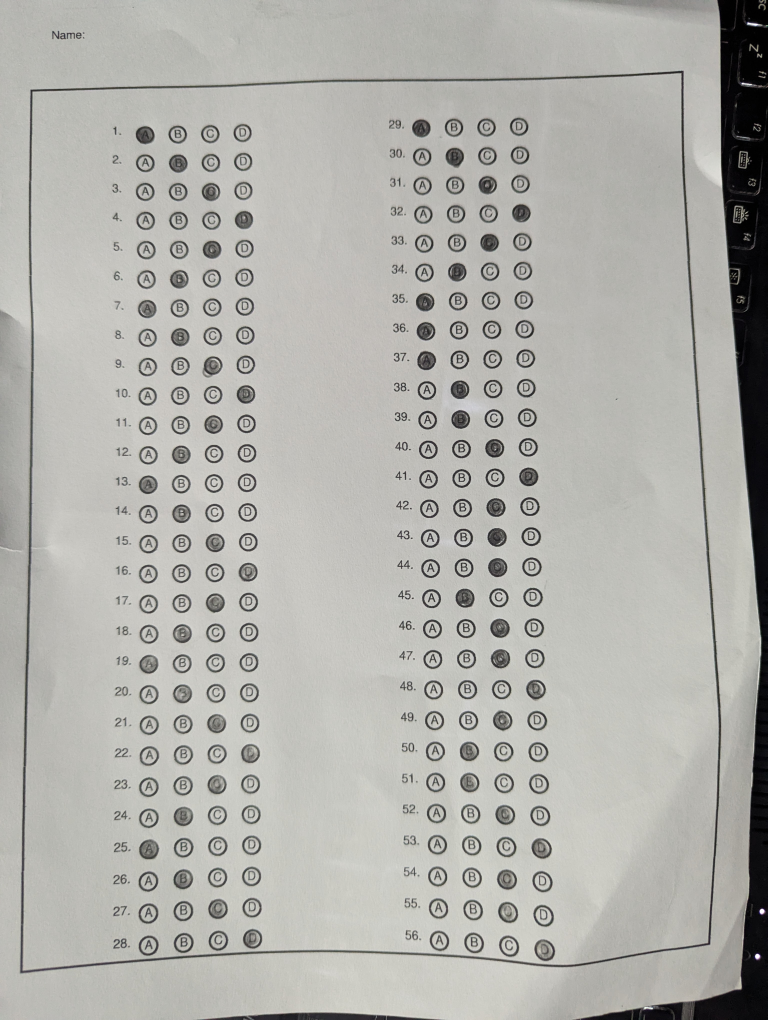
#> input picture OMR/img/2nd_sheet.jpg, 3072 x 4080 px (shown at 1/4 size)
$ python -i score.py   (imports and definitions only)
#> lines starting #> are read from the running program, lines starting #| are printed output that depends on the picture; after the words box and inside, x2 and y2 are one past the last pixel; in counts of white or black regions, pixels touching at a corner belong together

import sys

#sys.path.append("..")

from .transform import four_point_transform
import argparse
import numpy as np
import cv2
import imutils
from .test_grader import grader
from .scan import scanner
import pandas as pd
from firebase_admin import firestore


"""
def answer_keys():

    ans = {}
    df = pd.read_csv(r"D:\Python\PycharmProjects\OMR_PREP\pythonProject\OMR\answers.csv", header=None)

    df[0] = pd.to_numeric(df[0], errors='coerce').dropna().astype(int)
    df[1] = pd.to_numeric(df[1], errors='coerce').dropna().astype(int)
    df[2] = pd.to_numeric(df[2], errors='coerce').dropna().astype(int)

    print(df)
    for _, row in df.iterrows():
        page =  pd.to_numeric(row[0], errors='coerce')
        question =  pd.to_numeric(row[1], errors='coerce')
        answer =  pd.to_numeric(row[2], errors='coerce')
        print(page)

        # Ensure each question exists in the ans dictionary
        if question not in ans:
                ans[question] = {}

        # Add the answer-value pair for this question
        ans[page][question] = answer


    return ans
     """
""" 1:{56: 0, 57: 3, 58: 1, 59: 2, 60: 0, 61: 2, 62: 1, 63: 0, 64: 3, 65: 2, 66: 0, 67: 1,
    68: 2, 69: 3, 70: 1, 71: 2, 72: 0, 73: 3, 74: 1, 75: 2, 76: 0, 77: 3, 78: 1,
    79: 2, 80: 0, 81: 3, 82: 1, 83: 2, 84: 0, 85: 3, 86: 1, 87: 2, 88: 0, 89: 3,
    90: 1, 91: 2, 92: 0, 93: 3, 94: 1, 95: 2, 96: 0, 97: 3, 98: 1, 99: 2, 100: 0,
    101: 2, 102: 1, 103: 0, 104: 3, 105: 2, 106: 0, 107: 1, 108: 2, 109: 3, 110: 1,
    111: 2}"""
ANSWERS = {
    0:{0:0, 1: 2, 2: 1, 3: 0, 4: 3, 5: 2, 6: 0, 7: 1, 8: 2, 9: 3, 10: 1, 11: 2, 12: 0,
    13: 3, 14: 1, 15: 2, 16: 0, 17: 3, 18: 1, 19: 2, 20: 0, 21: 3, 22: 1, 23: 2,
    24: 0, 25: 3, 26: 1, 27: 2, 28: 0, 29: 3, 30: 1, 31: 2, 32: 0, 33: 3, 34: 1,
    35: 2, 36: 0, 37: 3, 38: 1, 39: 2, 40: 0, 41: 2, 42: 0, 43: 3, 44: 1, 45: 2,
    46: 0, 47: 3, 48: 0, 49: 3, 50: 1, 51: 2, 52: 0, 53: 3, 54: 1, 55: 2},

    }
# [1 line not run here, left out]
questions = 0
# [2 lines not run here, left out]


def preprocess(img):
    gray = cv2.cvtColor(img, cv2.COLOR_BGR2GRAY)
    gray = cv2.GaussianBlur(gray, (5,5), 0)
    edged = cv2.Canny(gray, 30, 65)


    cnts = cv2.findContours(edged.copy(), cv2.RETR_LIST, cv2.CHAIN_APPROX_SIMPLE)
    cnts = imutils.grab_contours(cnts)
    print(len(cnts))
    cnts = sorted(cnts, key=cv2.contourArea, reverse=True)[:1]

    CNTs = None

    for c in cnts:
        peri = cv2.approxPolyDP(c, 0.02 * cv2.arcLength(c, True), True)
        if len(peri) == 4:
            CNTs = peri
            break

    # Ensure we found a valid contour with exactly 4 points
    if CNTs is None:
        print("No suitable contour with 4 points found.")
        sys.exit(1)  # or handle it as needed

    #cv2.drawContours(s1, [peri], -1, (255, 0, 255), 2)
    sc = four_point_transform(img, CNTs.reshape(4,2))
    cv2.imshow("Edged", sc)
    cv2.waitKey(0)
    cv2.destroyAllWindows()
    return sc


# [7 lines of commented-out code are left out]
# [79 lines left out: function scorer, not called in this run]


#for app image

def scorer2(input_img):
#> called with input_img = '../../OMR/img/2nd_sheet.jpg'
    copy = cv2.imread(input_img)
#> copy is the input picture: shape (4080, 3072, 3); mean B, G, R 171.4, 176.4, 176.8
    processed_img = []
    image = cv2.imread(input_img)
    image = imutils.resize(image, height=650)
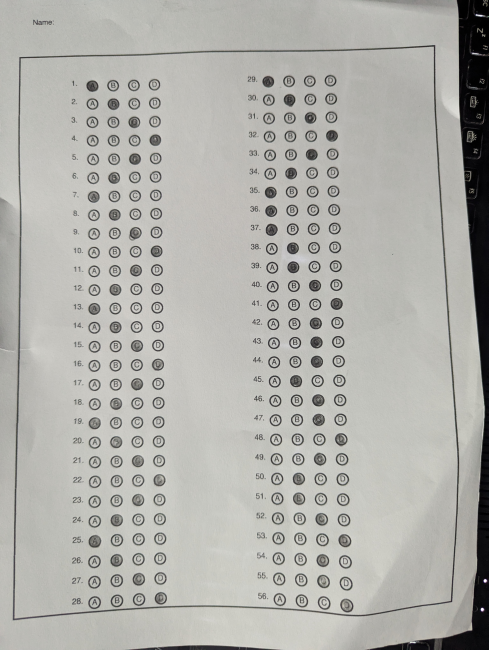
#> image: shape (650, 489, 3); mean B, G, R 171.4, 176.4, 176.8
    # [5 lines of commented-out code are left out]
    img1 = image[0:image.shape[0], 0:image.shape[1] // 2+5]
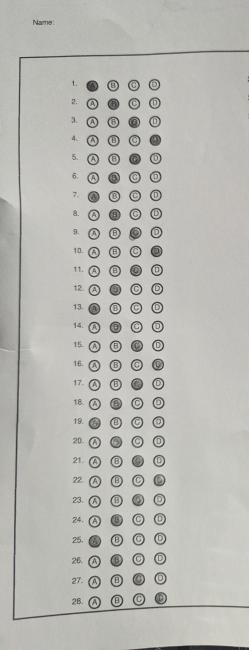
#> img1: shape (650, 249, 3); mean B, G, R 180.2, 185.3, 185.7
    img2 = image[0:image.shape[0], image.shape[1] // 2 :image.shape[1] ]
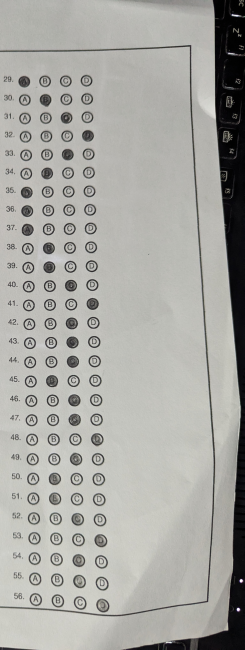
#> img2: shape (650, 245, 3); mean B, G, R 162.8, 167.6, 167.9
    cv2.imshow("img1", img1)
    cv2.waitKey(0)
    cv2.imshow("img2", img2)
    cv2.waitKey(0)

    processed_img.append(preprocess(img1))
#> in preprocess, `gray = cv2.GaussianBlur(gray, (5,5), 0)`:
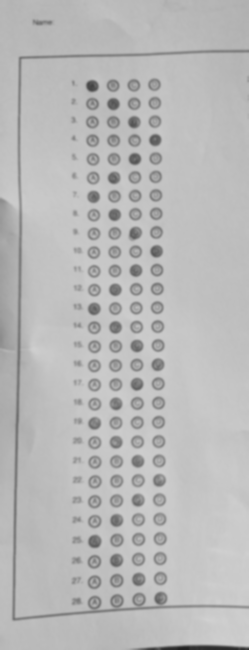
#> gray: shape (650, 249); min 32, max 208, mean 184.9
#> in preprocess, `edged = cv2.Canny(gray, 30, 65)`:
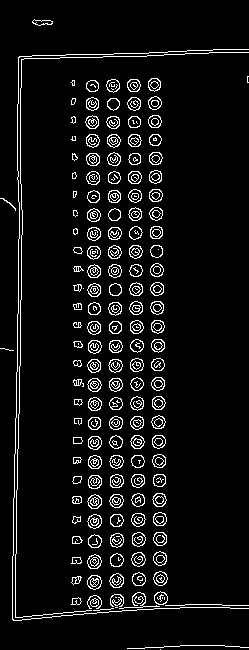
#> edged: shape (650, 249); 6.8% white in thin lines or dots
#> in preprocess, `cnts = cv2.findContours(edged.copy(), cv2.RETR_LIST, cv2.CHAIN_APPROX_..`: cnts = 519 contours, 144 with area under 20; largest, box (x1, y1, x2, y2) and area: (87, 575, 102, 590) 156, (109, 573, 124, 588) 153, (87, 554, 102, 569) 152, (87, 494, 102, 509) 150, (153, 571, 168, 586) 150
#| 519
#> in preprocess, `cnts = sorted(cnts, key=cv2.contourArea, reverse=True)[:1]`: cnts = 1 contour; box (x1, y1, x2, y2) and area: (87, 575, 102, 590) 156
#> the loop in preprocess, `for c in cnts:` made 1 pass
    processed_img.append(preprocess(img2))


    score = []
    for (j, p) in enumerate(processed_img):
       # Assuming ans_df is already loaded as a dictionary with (page, question) as the key tuple
        pg = j // 2
        lower_bound = 0
        upper_bound = 28


        if j == 0:
                # Extract next 28 question-answer pairs from page 1 (index 0), i.e., questions 28-55
                ans = {k: v for k, v in ANSWERS[pg].items() if 0 <= k < 28}
                ans_no = 28
                last_q = max(ans.keys()) + 1
                lower_bound = 28
                upper_bound = 56
                print("The last question printed is {}".format(last_q))
        elif j == 1:
                # Extract next 28 question-answer pairs from page 1 (index 0), i.e., questions 28-55
                print(last_q)
                ans = {k%last_q: v for k, v in ANSWERS[pg].items() if 28 <= k < 56}
                ans_no = 28
                last_q = max(ans.keys()) + 2
                lower_bound = 28
                upper_bound = 56


        else:
        #figure out the necessary value of last_q
            if j % 2 == 0:
                ans = {k%last_q: v for k, v in ANSWERS[pg].items() if 0 <= k%last_q < 28}
                ans_no = 28
                last_q = max(ans.keys()) +1

            else:
                # Second 30 questions of page j (indexed j)
                ans = {k%last_q: v for k, v in ANSWERS[pg].items() if  0 <= k%last_q < 28}
                ans_no = 28
                last_q = max(ans.keys()) +1
            """

            ans = {k%last_q: v for k, v in ANSWERS[pg].items() if  0 <= k%last_q < 30}
            ans_no = 30
            last_q = max(ans.keys()) + 1
            lower_bound = 0
            upper_bound = 30
                """


        #ans_no = upper_bound - lower_bound
        marks = grader(p, ans, ans_no)
        print(marks)
        score.append(marks)


    result = 0
    cv2.destroyAllWindows()
    for s in score:
        result += s
    return result


#for app image

#> (the run stopped early here; a loop or call above may not have finished)

$ run again, on OMR/img/mcq10.jpg
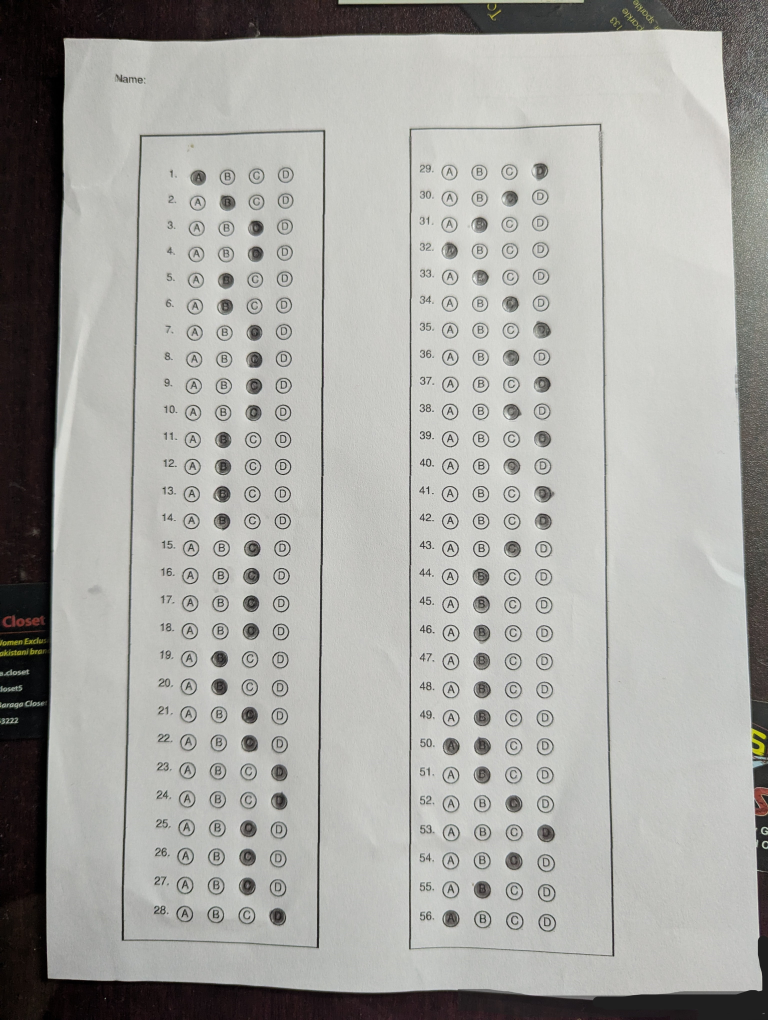
#> input picture OMR/img/mcq10.jpg, 3072 x 4080 px (shown at 1/4 size)
#> in scorer2, copy is the input picture: shape (4080, 3072, 3); mean B, G, R 163.4, 167.3, 167.5
#> in preprocess, `gray = cv2.GaussianBlur(gray, (5,5), 0)`:
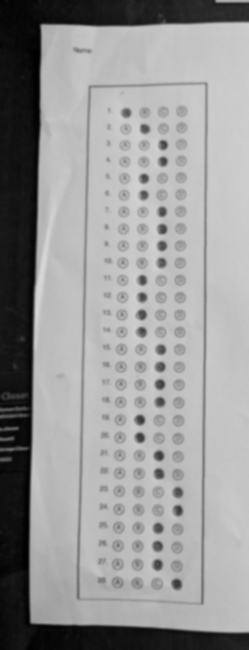
#> gray: shape (650, 249); min 0, max 215, mean 151.7
#> in preprocess, `edged = cv2.Canny(gray, 30, 65)`:
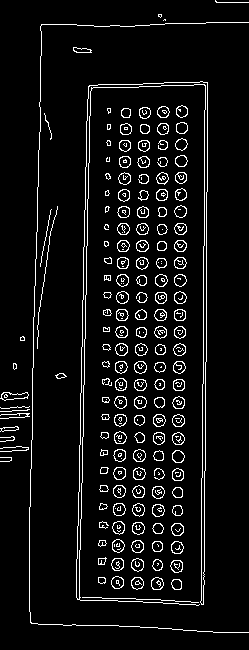
#> edged: shape (650, 249); 6.6% white in thin lines or dots
#> in preprocess, `cnts = cv2.findContours(edged.copy(), cv2.RETR_LIST, cv2.CHAIN_APPROX_..`: cnts = 444 contours, 187 with area under 20; largest, box (x1, y1, x2, y2) and area: (76, 81, 208, 606) 3214, (76, 81, 208, 605) 3206, (0, 392, 29, 401) 144, (1, 392, 29, 401) 136, (131, 558, 144, 572) 124
#| 444
#> in preprocess, `cnts = sorted(cnts, key=cv2.contourArea, reverse=True)[:1]`: cnts = 1 contour; box (x1, y1, x2, y2) and area: (76, 81, 208, 606) 3214
#> the loop in preprocess, `for c in cnts:` made 1 pass
